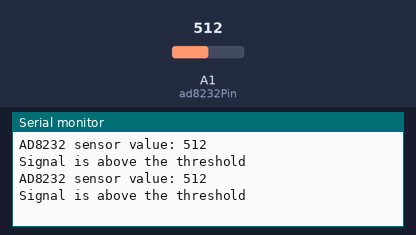
Simulated run of this sketch. Board: Arduino Uno, built with avr-gcc and run on an emulated ATmega328P. Shown: the last lines printed to the serial monitor. The inputs (shaded band) are chosen by the test bench; at power-on: A1 (ad8232Pin) = 512.

Above: at 1.8 s.
1.9 s: A1 (ad8232Pin) set to 488
At 2.6 s:
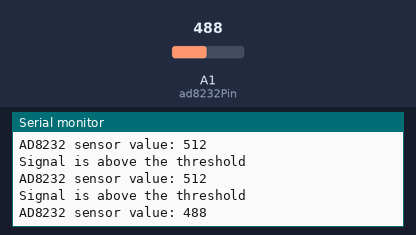
3.4 s: A1 (ad8232Pin) set to 510
At 4.8 s:
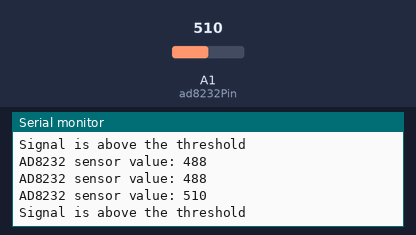
Timing chart, 0 to 6.4 s (numbered marks = the images above; inputs shaded):
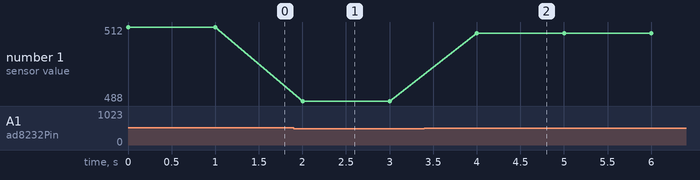

Measured:
- the behaviour switches between 501 and 500 on A1 (ad8232Pin) (found by bisection; images 0 and 1)
- after the input at 1.9 s, the serial monitor: prints a new line after 0.10 s (image 1)
- after the input at 3.4 s, the serial monitor: prints a new line after 0.60 s (image 2)
- plotted number 1: 512 → 488 after the input at 1.9 s, 488 → 510 after the input at 3.4 s

The sketch:

Sensor_AD8232.ino
```cpp
// Constants and variables
const int ad8232Pin = A1;
int ad8232Signal;
int ad8232Threshold = 500;

void setup() {
  // Initialize serial communication
  Serial.begin(9600);
}

void loop() {

  // Read AD8232 signal
  ad8232Signal = analogRead(ad8232Pin);

  // Print AD8232 sensor value to serial monitor
  Serial.print("AD8232 sensor value: ");
  Serial.println(ad8232Signal);

  // Check if the signal is above the threshold
  if (ad8232Signal > ad8232Threshold) {
    // Do something if the signal is above the threshold
    Serial.println("Signal is above the threshold");
  }

  // Delay for 1 second
  delay(1000);
}
```
